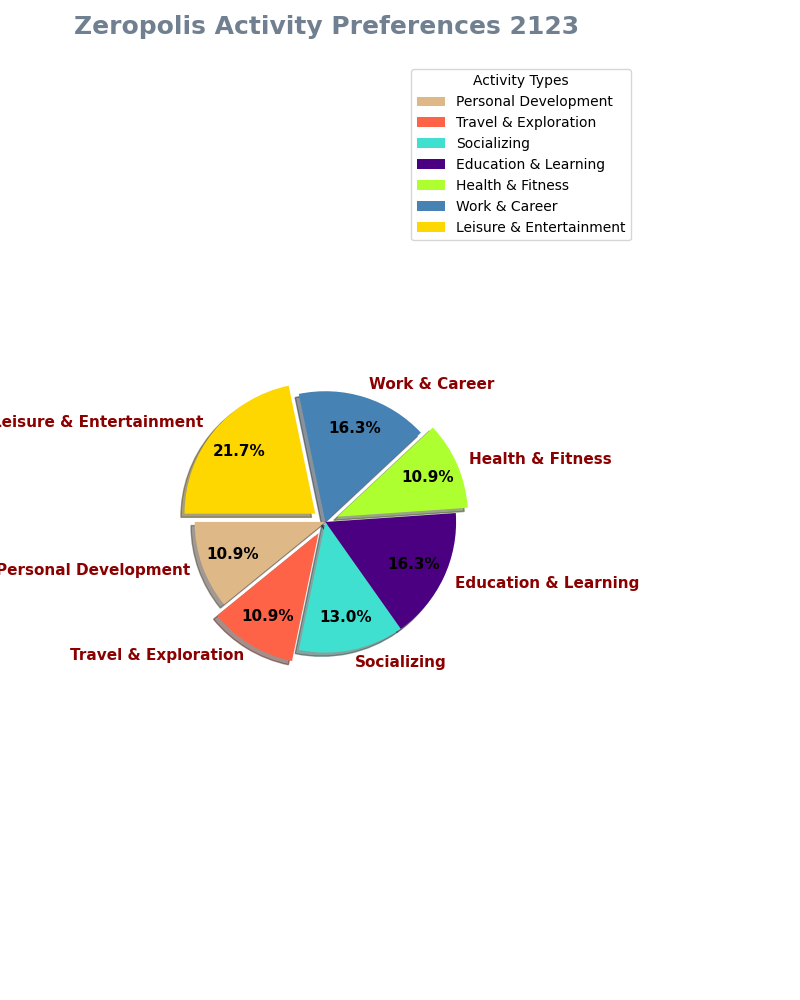

The script that drew this image:
import matplotlib.pyplot as plt

activities = [
    "Personal Development",
    "Travel & Exploration",
    "Socializing",
    "Education & Learning",
    "Health & Fitness",
    "Work & Career",
    "Leisure & Entertainment"
]

activity_proportions = [10, 10, 12, 15, 10, 15, 20]

colors = ['#DEB887', '#FF6347', '#40E0D0', '#4B0082', '#ADFF2F', '#4682B4', '#FFD700']

explode = (0, 0.1, 0, 0, 0.1, 0, 0.1)

fig, ax = plt.subplots(figsize=(8, 10))

wedges, texts, autotexts = ax.pie(
    activity_proportions, labels=activities, colors=colors, explode=explode,
    autopct='%1.1f%%', startangle=180, pctdistance=0.75, shadow=True
)

plt.setp(texts, size=11, weight='bold', color='darkred')
plt.setp(autotexts, size=11, color='black', weight='bold')

ax.axis('equal')
ax.set_title("Zeropolis Activity Preferences 2123", fontsize=18, fontweight='bold', color='slategray', pad=20)

ax.legend(wedges, activities, title="Activity Types", loc="upper right", bbox_to_anchor=(1, 0, 0.5, 1), fontsize=10)

plt.grid(False)  # Explicitly stating that grid is not used in a pie chart context
plt.tight_layout()
plt.show()
